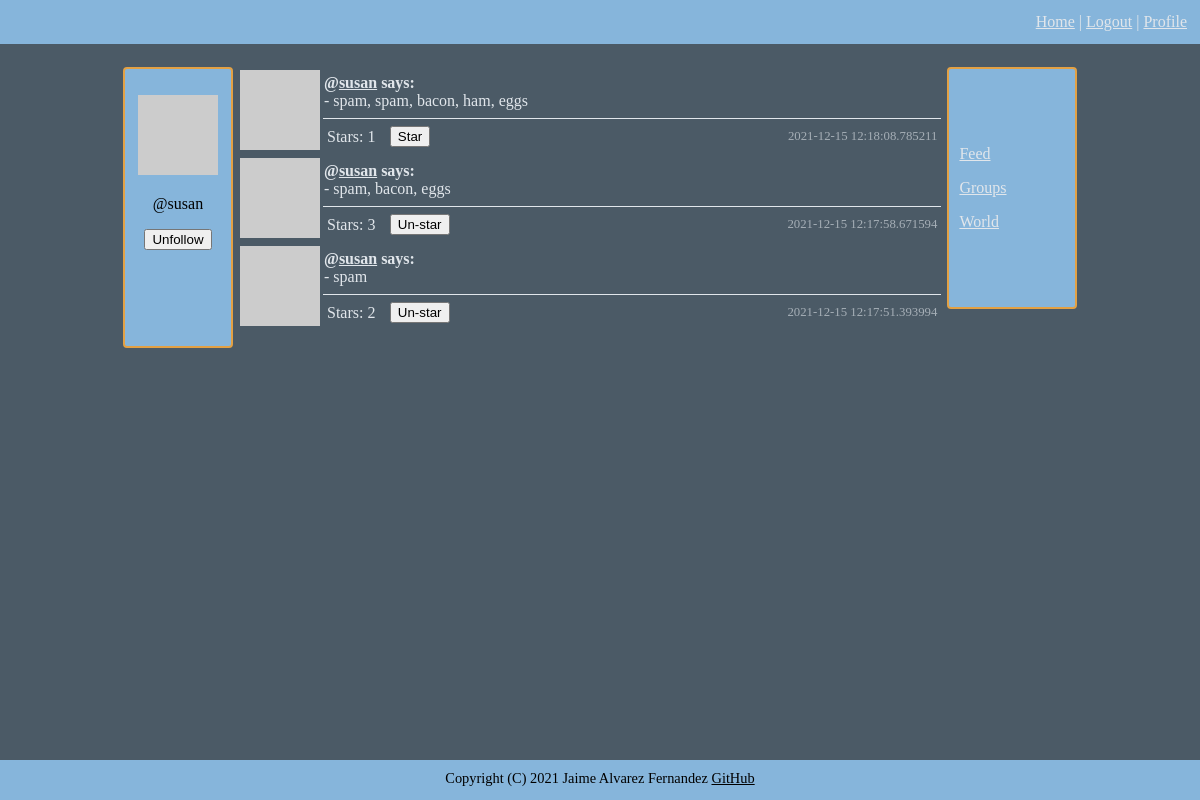
The app's page /user/susan (signed in) with its own data.
### connect/models.py (models this page shows, shortened)
class User(UserMixin, db.Model):
    id = db.Column(db.Integer, primary_key=True)
    username = db.Column(db.String(64), index=True, unique=True)
    email = db.Column(db.String(120), index=True, unique=True)
    nickname = db.Column(db.String(64))
    password = db.Column(db.String(128))
    about_me = db.Column(db.String(140))
    location = db.Column(db.String(64))
    website = db.Column(db.String(120))
    last_seen = db.Column(db.DateTime, default=datetime.datetime.utcnow)
    follower_bio = db.Column(db.Boolean, default=False)
    posts = db.relationship('Posts', backref='author', lazy='dynamic')
    friends = db.relationship('Friends', backref='anchor', lazy='dynamic')
    followed = db.relationship('User',
                               secondary=followers,
                               primaryjoin=(followers.c.follower_id == id),
                               secondaryjoin=(followers.c.followed_id == id),
                               backref=db.backref('followers', lazy='dynamic'), lazy='dynamic')
    starred = db.relationship('Posts',
                              secondary=stars,
                              backref=db.backref('awarded_stars', lazy='dynamic'), lazy='dynamic')
    def avatar(self, size):
        digest = md5(self.email.lower().encode('utf-8')).hexdigest()
        return f'https://www.gravatar.com/avatar/{digest}?d=identicon&s={size}'
    def is_following(self, user):
        return self.followed.filter(followers.c.followed_id == user.id).count() > 0
    def is_starred(self, post):
        return self.starred.filter(stars.c.post_id == post.id).count() > 0

class Posts(db.Model):
    id = db.Column(db.Integer, primary_key=True)
    body = db.Column(db.String(140))
    timestamp = db.Column(db.DateTime, index=True, default=datetime.datetime.utcnow)
    user_id = db.Column(db.Integer, db.ForeignKey('user.id'))

### connect/routing.py (the view)
@app.route('/user/<username>', methods=['GET', 'POST'])
@flask_login.login_required
def user_messages(username):
    user = models.User.query.filter_by(username=username).first_or_404()
    form = forms.WriteMessage()
    empty_form = forms.EmptyForm()
    if form.validate_on_submit():
        post = models.Posts(body=form.message.data, author=flask_login.current_user)
        db.session.add(post)
        db.session.commit()
    posts = models.Posts.query.filter_by(user_id=user.id).order_by(models.Posts.timestamp.desc()).all()
    return flask.render_template('user.html', user=user, posts=posts, title=user.username, form=form, e_form=empty_form)

### connect/forms.py
class WriteMessage(FlaskForm):
    message = wtforms.StringField('New message', validators=[validators.Length(min=1, max=140)])
    submit = wtforms.SubmitField('Send')

class EmptyForm(FlaskForm):
    submit = wtforms.SubmitField('Submit')

### connect/models.py (called while the page is built)
@login.user_loader
def load_user(user_id):
    return User.query.get(int(user_id))

### connect/routing.py (called while the page is built)
@app.before_request
def before_request():
    if flask_login.current_user.is_authenticated:
        flask_login.current_user.last_seen = datetime.datetime.utcnow()
        db.session.commit()

### connect/templates/user.html (shortened to what this page needs)
{% extends "general_template.html" %}
{% block content %}
    {% include '_posts.html' %}
{% endblock %}

### connect/templates/_profile.html (shortened to what this page needs)
{% if user and user != current_user %}
    <p>
        <img src="{{ user.avatar(128) }}">
    </p>
    <p>
        @{{ user.username }}
        <br>
        {% if not current_user.is_following(user) %}
        <form method="post" action="{{ url_for('follow', username=user.username) }}">
            {{ e_form.hidden_tag() }}
            {{ e_form.submit(value='Follow') }}
        </form>
        {% else %}
        <form method="post" action="{{ url_for('unfollow', username=user.username) }}">
            {{ e_form.submit(value='Unfollow') }}
        </form>
        {% endif %}
    </p>
    <p class="justify_text">
        {% if user.about_me is not none %}
            {{ user.about_me }}<br>
        {% endif %}
        {% if user.location is not none %}
            {{ user.location }}<br>
        {% endif %}
        {% if user.website is not none %}
            <a href="{{ user.website }}">{{ user.website }}</a><br>
        {% endif %}
    </p>
{% endif %}

### connect/templates/_posts.html (shortened to what this page needs)
<table width="100%">
    {% for post in posts %}
    <tr>
        <td width="60" rowspan="2" valign="top"><img src="{{ post.author.avatar(60) }}"></td>
        <td>
            <span class="bold">
                {% if post.author.nickname %}{{ post.author.nickname }}{% endif %}@<a href="{{ url_for('user_messages', username=post.author.username) }}">{{ post.author.username }}</a>
            says:<br></span>
            - {{ post.body }}
        </td>
    </tr>
    <tr>
        <td class="bottom_line">
            <table width="100%">
                <tr>
                    <td width="10%">Stars: {{ post.awarded_stars.count() }}</td>
                    <td>
                        {% if post.author.username != current_user.username %}
                            {% if not current_user.is_starred(post) %}
                            <form method="post" action="{{ url_for('star', post=post.id, url=request.endpoint) }}">
                                {{ e_form.submit(value='Star') }}
                            </form>
                            {% else %}
                            <form method="post" action="{{ url_for('un_star', post=post.id, url=request.endpoint) }}">
                                {{ e_form.submit(value='Un-star') }}
                            </form>
                            {% endif %}
                        {% endif %}
                    </td>
                    <td class="time">{{ post.timestamp }}</td>
                </tr>
            </table>
        </td>
    </tr>
    {% endfor %}
</table>

### connect/static/css/style.css (style rules this page uses)
body { font-family: Verdana; background: #4b5a66; color: #e1e6eb; min-height: 100vh; margin: 0; }
a { color: inherit; }
.bottom_line { border: solid; border-width: 1px 0 0px 0; }
.justify_text { text-align: justify; text-justify: inter-word; }
.bold { font-weight: bold; }
.time { font-size:80%; text-align: right; opacity: 0.6; }
body { display:flex; flex-direction:column; }

### records on screen
User: username "susan"
Posts: author.username "susan", body "spam, spam, bacon, ham, eggs", awarded_stars.count "1", timestamp "2021-12-15 12:18:08.785211"
Posts: author.username "susan", body "spam, bacon, eggs", awarded_stars.count "3", timestamp "2021-12-15 12:17:58.671594"
Posts: author.username "susan", body "spam", awarded_stars.count "2", timestamp "2021-12-15 12:17:51.393994"
